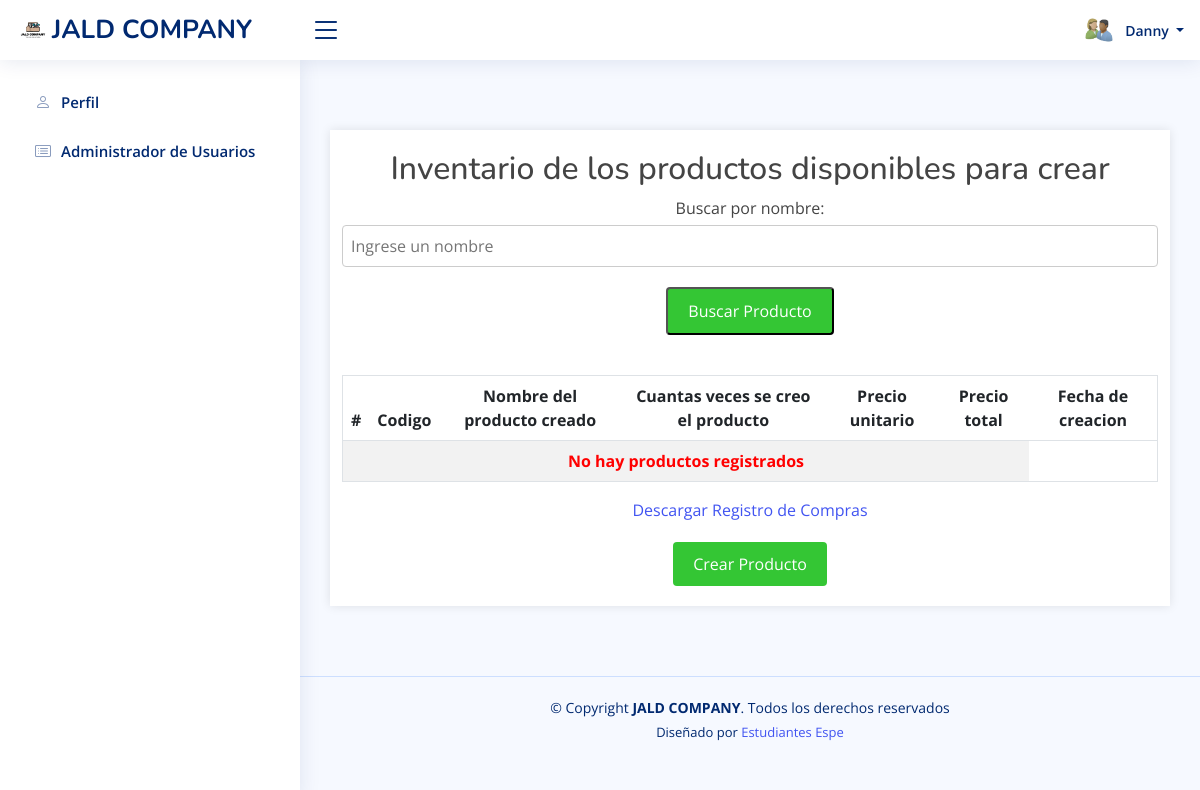
Before: /ProyectoTercerParcial/php/ver_inventario2.php (signed in) with the older database file.
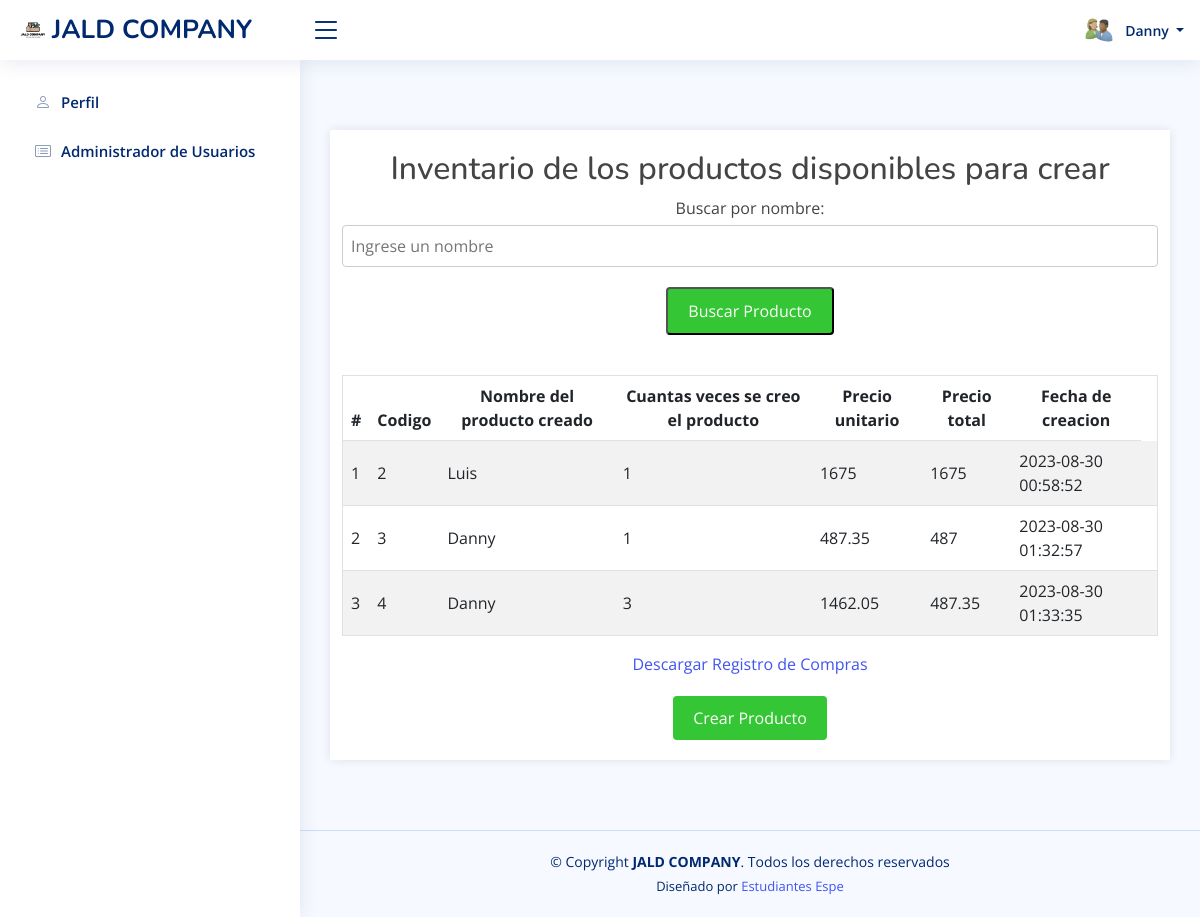
After: the same page with the newer database file.
### ProyectoTercerParcial/php/ver_inventario2.php (the view, shortened to what the changed rows need)
<?php
include('dbconnection.php');
?>
<!DOCTYPE html>
<html lang="en">
<head>
  <link rel="stylesheet" href="../css/estilo_productos.css">
  <link href="../vendor/bootstrap/css/bootstrap.min.css" rel="stylesheet">
  <link href="../vendor/bootstrap-icons/bootstrap-icons.css" rel="stylesheet">
  <link href="../vendor/boxicons/css/boxicons.min.css" rel="stylesheet">
  <link href="../vendor/quill/quill.snow.css" rel="stylesheet">
  <link href="../vendor/quill/quill.bubble.css" rel="stylesheet">
  <link href="../vendor/remixicon/remixicon.css" rel="stylesheet">
  <link href="../vendor/simple-datatables/style.css" rel="stylesheet">
  <link href="../css/stylebootstrap.css" rel="stylesheet">
</head>
<body>
  <main id="main" class="main">
  <div class="container">
<h2>Inventario de los productos disponibles para crear</h2>
<table>
<table class="table table-striped table-hover">
                    <thead>
                        <tr>
                            <th>#</th>
                            <th>Codigo </th>
                            <th>Nombre del producto creado </th>
                            <th>Cuantas veces se creo el producto</th>
                            <th>Precio unitario </th>
                            <th>Precio total</th>
                            <th>Fecha de creacion</th>
                        </tr>
                    </thead>
                    <tbody>
                        <?php
                        $filtro = "";
          $consulta = "SELECT * FROM creación" . $filtro;
            $ret = mysqli_query($con, $consulta);
       $cnt = 1;
               $row = mysqli_num_rows($ret);
                        if ($row > 0) {
                            while ($row = mysqli_fetch_array($ret)) {
                        ?>
                                <tr class="<?php echo $fila_clase; ?>">
                                    <td><?php echo $cnt; ?></td>
                                    <td><?php echo $row['id_creacion']; ?></td>
                                    <td><?php echo $row['nombre_producto']; ?>
                                    <td><?php echo $row['veces_creado']; ?></td>
                                    <td><?php echo $row['precio_total']; ?></td>
                                    <td><?php echo $row['precio_invdividual']; ?></td>
                                    <td><?php echo $row['fecha'];?></td>
                                    <td>
                                    </td>
                                </tr>
                        <?php
                                $cnt = $cnt + 1;
                            }
                        } else {
                        ?>
                            <tr>
                                <th style="text-align:center; color:red;" colspan="6">No hay productos registrados </th>
                            </tr>
                        <?php } ?>
                    </tbody>
                </table>
</div>
  </main>
</body>
</html>

Changed rows visible on the page:
added creación: id_creacion "2", nombre_producto "Luis", veces_creado "1", precio_total "1675", precio_invdividual "1675", fecha "2023-08-30 00:58:52"
added creación: id_creacion "3", nombre_producto "Danny", veces_creado "1", precio_total "487.35", precio_invdividual "487", fecha "2023-08-30 01:32:57"
added creación: id_creacion "4", nombre_producto "Danny", veces_creado "3", precio_total "1462.05", precio_invdividual "487.35", fecha "2023-08-30 01:33:35"
Other visible differences:
text no longer shown: "No hay productos registrados"
